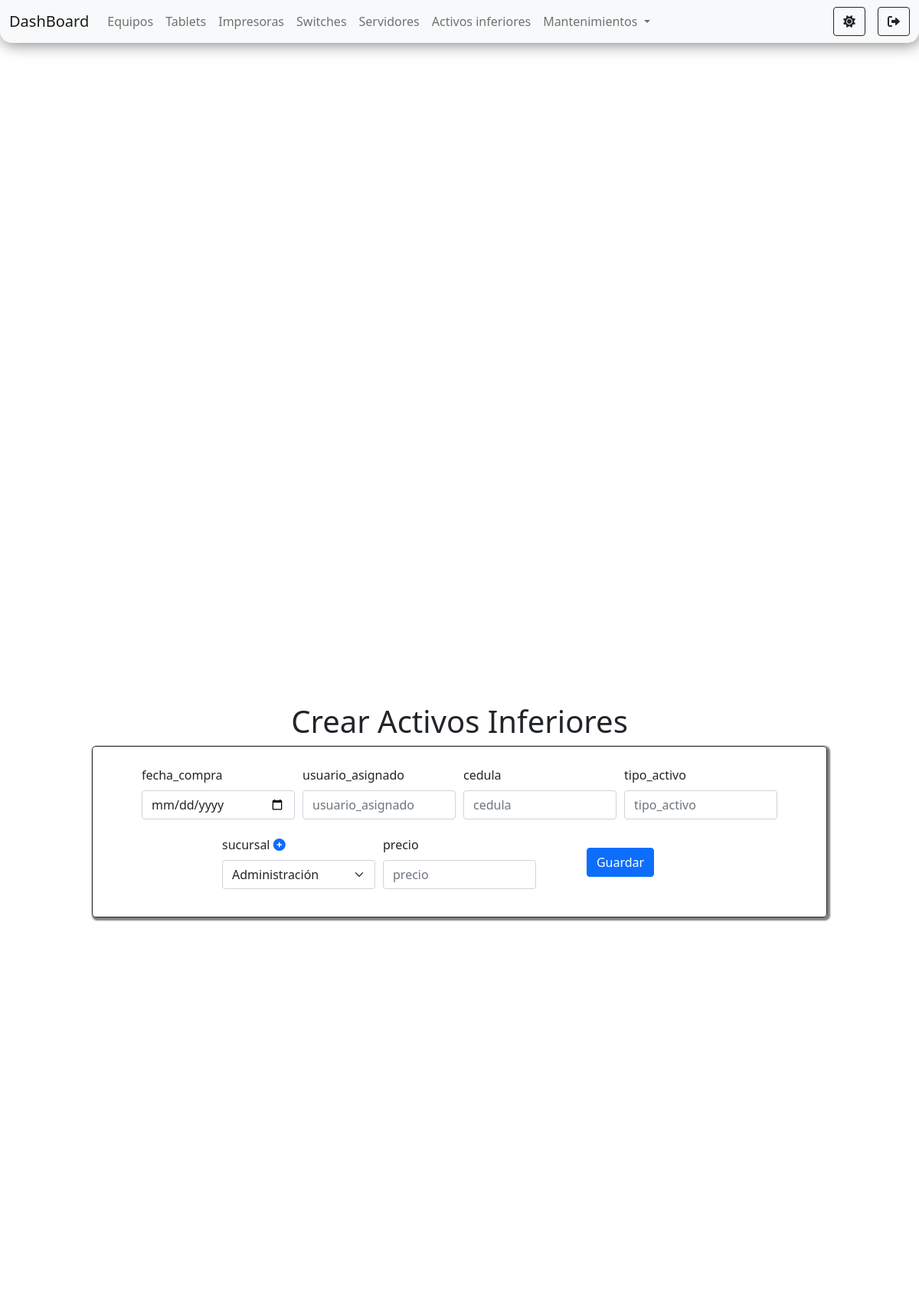
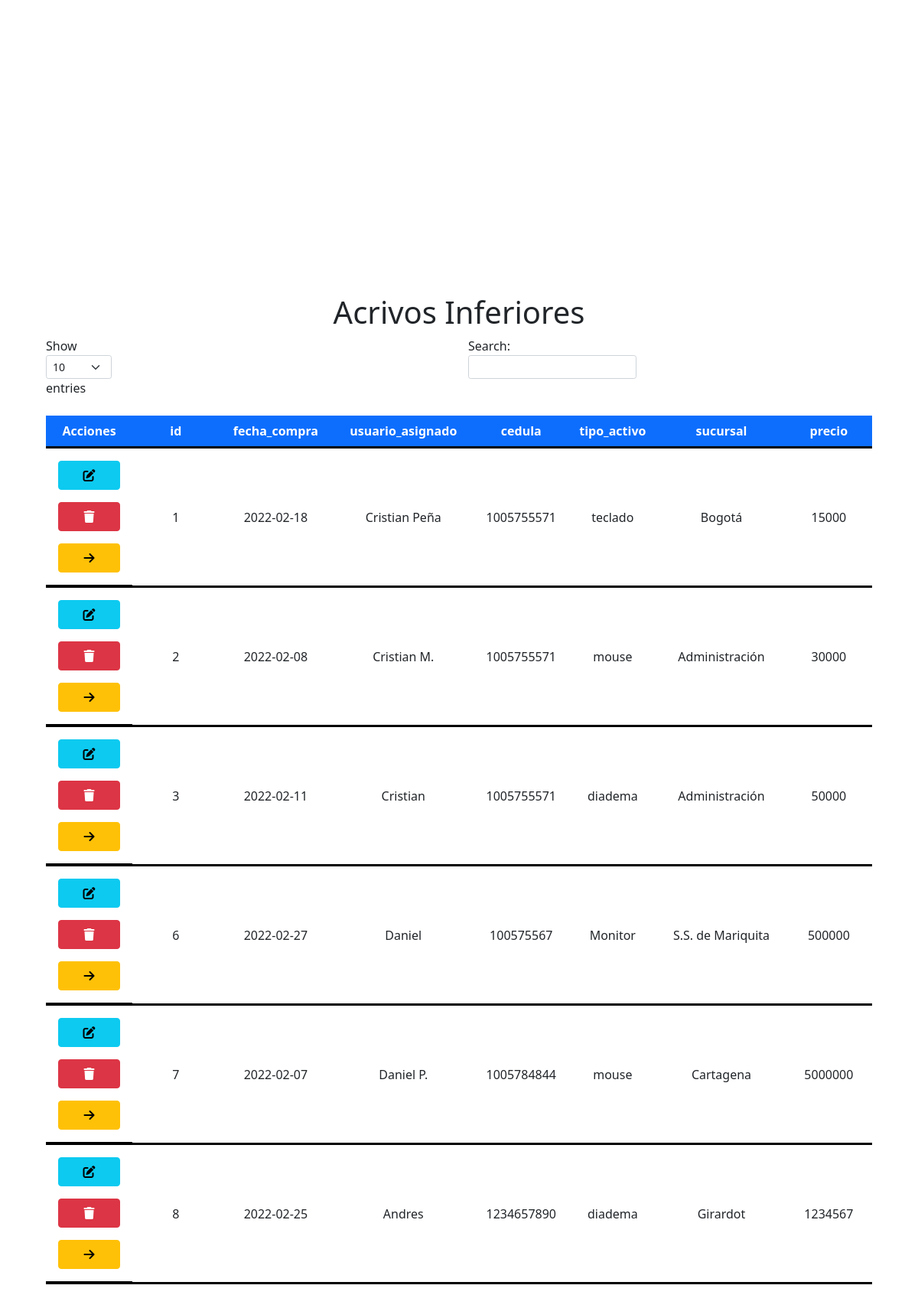
Screenshot of /pages/activos_inferiores/activos_inferiores.php (signed in, upper part) with the database file from the repository (2 pictures, top to bottom).
### tables this page shows
CREATE TABLE `activos_inferiores` (
  `id` int(11) NOT NULL,
  `fecha_compra` date DEFAULT NULL,
  `usuario_asignado` varchar(50) DEFAULT NULL,
  `cedula` int(15) DEFAULT NULL,
  `tipo_activo` varchar(50) DEFAULT NULL,
  `sucursal` varchar(50) DEFAULT 'select',
  `precio` int(15) DEFAULT NULL
);

### pages/activos_inferiores/activos_inferiores.php (the view, shortened to what this page needs)
<?php
require_once("../../connection/connection.php");
$estructuraTabla = "DESCRIBE activos_inferiores";
$resultEstructuraTabla = $connection->query($estructuraTabla);
$resultEstructuraTablaEditar = $connection->query($estructuraTabla);
$sql = "SELECT * FROM activos_inferiores";
$resultData = $connection->query($sql);
$arrayDatos = array();
?>
<!DOCTYPE html>
<html lang="es">
<head>
    <link href="https://cdn.jsdelivr.net/npm/bootstrap@5.1.2/dist/css/bootstrap.min.css" rel="stylesheet"
>
    <link href='https://unpkg.com/boxicons@2.0.9/css/boxicons.min.css' rel='stylesheet'>
    <link rel="stylesheet" href="../../styles/styles.css">
    <link rel="stylesheet" href="https://cdnjs.cloudflare.com/ajax/libs/font-awesome/6.0.0-beta2/css/all.min.css"
 />
</head>
<body id="body">
    <nav class="navbar navbar-expand-lg navbar-light bg-light" id="navbar">
        <div class="container-fluid">
            <a class="navbar-brand" href="../../components/router.php?page=dashboard">DashBoard</a>
            <div class="collapse navbar-collapse" id="navbarSupportedContent">
                <ul class="navbar-nav me-auto mb-2 mb-lg-0">
                    <li class="nav-item">
                        <a class="nav-link "
                            href="../../components/router.php?page=equipos">Equipos</a>
                    </li>
                    <li class="nav-item">
                        <a class="nav-link" href="../../components/router.php?page=tablets">Tablets</a>
                    </li>
                    <li class="nav-item">
                        <a class="nav-link" href="../../components/router.php?page=impresoras">Impresoras</a>
                    </li>
                    <li class="nav-item">
                        <a class="nav-link" href="../../components/router.php?page=switches">Switches</a>
                    </li>
                    <li class="nav-item">
                        <a class="nav-link" href="../../components/router.php?page=servidores">Servidores</a>
                    </li>
                    <li class="nav-item active" aria-current="page">
                        <a class="nav-link" href="../../components/router.php?page=activos_inferiores ">Activos inferiores</a>
                    </li>
                    <li class="nav-item dropdown">
                        <a class="nav-link dropdown-toggle" href="#" id="navbarScrollingDropdown" role="button"
                            data-bs-toggle="dropdown" aria-expanded="false">
                            Mantenimientos
                        </a>
                    </li>
                </ul>
                <div class="d-flex">
                    <button class="btn me-3 btn-outline-dark" id="btn-oscuro" onclick="onModoOscuro()"
                        title="Modo oscuro"><i class="fas fa-sun"></i></button>
                    <a href="../../components/router.php?page=logout" class="btn btn-outline-dark" id="btn-salir"
                        title="Salir"><i class="fas fa-sign-out-alt"></i></a>
                </div>
            </div>
        </div>
    </nav>
    <div class="crear" id="crear">
        <?php
        if(isset($_GET['accion'])){
        ?>
            <h1>Editar Activos Inferiores</h1>
            <form action="../../components/activos_inferiores/edit.php" method="post">
                <?php
                $id = $_GET['id'];
                while($rowEstructuraTabla = mysqli_fetch_array($resultEstructuraTabla)) {
                    if($rowEstructuraTabla['Default'] === 'select'){
                        $nombreTabla = $rowEstructuraTabla['Field'];
                        $sql = "SELECT * FROM ".$nombreTabla."";
                        $result= $connection->query($sql);
                        $sqldatoElegido = "SELECT ".$nombreTabla." FROM activos_inferiores where id=".$id."";
                        $resultDatoElegido = $connection->query($sqldatoElegido);
                        echo '
                            <div class="mb-3">
                            <label for="'. $rowEstructuraTabla['Field'].'" class="form-label">'. $rowEstructuraTabla['Field'].' <a
                                    href="../../components/addElements/addElements.php/?table='. $rowEstructuraTabla['Field'].'&accion=0"><i
                                        class="fas fa-plus-circle"></i></a></label>
                            <select name="'. $rowEstructuraTabla['Field'].'" id="'. $rowEstructuraTabla['Field'].'" class="form-select">';
                            while($rowDato = $resultDatoElegido  -> fetch_row()){
                                echo '<option value="'.$rowDato[0].'" selected>'.$rowDato[0].'</option>';
                            }
                            while($row = $result  -> fetch_assoc()){
                                echo '<option value="'.$row['nombre'].'">'.$row['nombre'].'</option>';
                            }
                            echo '</select>
                            </div>
                        ';
                    }elseif($rowEstructuraTabla['Default'] === NULL && $rowEstructuraTabla['Type'] == 'varchar(50)'){
                        $sql = "SELECT ".$rowEstructuraTabla['Field']." FROM activos_inferiores WHERE id='$id'";
                        $resultData = $connection->query($sql);
                        while($rowData = $resultData -> fetch_assoc()){
                            echo '
                                <div class="mb-3">
                                    <label for="'.$rowEstructuraTabla['Field'].'" class="form-label">'.$rowEstructuraTabla['Field'].'</label>
                                    <input required type="text" id="'.$rowEstructuraTabla['Field'].'" name="'.$rowEstructuraTabla['Field'].'" class="form-control" placeholder="'.$rowEstructuraTabla['Field'].'" value="'.$rowData[$rowEstructuraTabla['Field']].'" require>
                                </div>
                            ';
                        }
                    }elseif($rowEstructuraTabla['Default'] === NULL && $rowEstructuraTabla['Type'] == 'int(11)'){
                        $sql = "SELECT ".$rowEstructuraTabla['Field']." FROM activos_inferiores WHERE id='$id'";
                        $resultData = $connection->query($sql);
                        while($rowData = $resultData -> fetch_assoc()){
                            echo '
                                <div class="mb-3 d-none ">
                                    <label for="'.$rowEstructuraTabla['Field'].'" class="form-label">'.$rowEstructuraTabla['Field'].'</label>
                                    <input  type="number" name="'.$rowEstructuraTabla['Field'].'" id="'.$rowEstructuraTabla['Field'].'"
                                        placeholder="'.$rowEstructuraTabla['Field'].'" value="'.$rowData[$rowEstructuraTabla['Field']].'" class="form-control">
                                </div>
                            ';
                        }
                    }elseif($rowEstructuraTabla['Default'] === NULL && $rowEstructuraTabla['Type'] == 'int(15)'){
                        $sql = "SELECT ".$rowEstructuraTabla['Field']." FROM activos_inferiores WHERE id='$id'";
                        $resultData = $connection->query($sql);
                        while($rowData = $resultData -> fetch_assoc()){
                            echo '
                                <div class="mb-3">
                                    <label for="'.$rowEstructuraTabla['Field'].'" class="form-label">'.$rowEstructuraTabla['Field'].'</label>
                                    <input required  type="number" name="'.$rowEstructuraTabla['Field'].'" id="'.$rowEstructuraTabla['Field'].'"
                                        placeholder="'.$rowEstructuraTabla['Field'].'" value="'.$rowData[$rowEstructuraTabla['Field']].'" class="form-control">
                                </div>
                            ';
                        }
                    }elseif($rowEstructuraTabla['Type'] === 'date'){
                        $sql = "SELECT ".$rowEstructuraTabla['Field']." FROM activos_inferiores WHERE id='$id'";
                        $resultData = $connection->query($sql);
                        while($rowData = $resultData -> fetch_assoc()){
                            echo '
                                <div class="mb-3">
                                    <label for="'.$rowEstructuraTabla['Field'].'" class="form-label">'.$rowEstructuraTabla['Field'].'</label>
                                    <input required type="date" name="'.$rowEstructuraTabla['Field'].'" id="'.$rowEstructuraTabla['Field'].'" placeholder="'.$rowEstructuraTabla['Field'].'" value="'.$rowData[$rowEstructuraTabla['Field']].'"
                                        class="form-control">
                                </div>
                            ';
                        }
                    }
                }
                ?>
                <div class="mb-3 d-flex justify-content-center align-items-center">
                    <a class="btn btn-danger text-white" href="./activos_inferiores.php" onclick="change('error')">Cancelar</a>
                    <button class="btn btn-primary text-white" type="submit" onclick="change()">Guardar</button>
                </div>
            </form>
        <?php
        }else{
        ?>
            <h1>Crear Activos Inferiores</h1>
            <form action="../../components/activos_inferiores/saveForm.php" method="post">
                <?php
                while($rowEstructuraTabla = mysqli_fetch_array($resultEstructuraTabla)) {
                    if($rowEstructuraTabla['Default'] === 'select'){
                        $nombreTabla = $rowEstructuraTabla['Field'];
                        $sql = "SELECT * FROM ".$nombreTabla."";
                        $result= $connection->query($sql);
                        echo '
                            <div class="mb-3">
                            <label for="'. $rowEstructuraTabla['Field'].'" class="form-label">'. $rowEstructuraTabla['Field'].' <a
                                    href="../../components/addElements/addElements.php/?table='. $rowEstructuraTabla['Field'].'&accion=0"><i
                                        class="fas fa-plus-circle"></i></a></label>
                            <select name="'. $rowEstructuraTabla['Field'].'" id="'. $rowEstructuraTabla['Field'].'" class="form-select">';
                            while($row = $result  -> fetch_assoc()){
                                echo '<option value="'.$row['nombre'].'">'.$row['nombre'].'</option>';
                            }
                            echo '</select>
                            </div>
                        ';
                    }elseif($rowEstructuraTabla['Default'] === NULL && $rowEstructuraTabla['Type'] == 'varchar(50)'){
                        echo '
                            <div class="mb-3">
                                <label for="'.$rowEstructuraTabla['Field'].'" class="form-label">'.$rowEstructuraTabla['Field'].'</label>
                                <input required type="text" id="'.$rowEstructuraTabla['Field'].'" name="'.$rowEstructuraTabla['Field'].'" class="form-control" placeholder="'.$rowEstructuraTabla['Field'].'" require>
                            </div>
                        ';
                    }elseif($rowEstructuraTabla['Default'] === NULL && $rowEstructuraTabla['Type'] == 'int(11)'){
                        echo '
                            <div class="mb-3 d-none ">
                                <label for="'.$rowEstructuraTabla['Field'].'" class="form-label">'.$rowEstructuraTabla['Field'].'</label>
                                <input  type="number" name="'.$rowEstructuraTabla['Field'].'" id="'.$rowEstructuraTabla['Field'].'"
                                    placeholder="'.$rowEstructuraTabla['Field'].'" class="form-control">
                            </div>
                        ';
                    }elseif($rowEstructuraTabla['Default'] === NULL && $rowEstructuraTabla['Type'] == 'int(15)'){
                        echo '
                            <div class="mb-3">
                                <label for="'.$rowEstructuraTabla['Field'].'" class="form-label">'.$rowEstructuraTabla['Field'].'</label>
                                <input required  type="number" name="'.$rowEstructuraTabla['Field'].'" id="'.$rowEstructuraTabla['Field'].'"
                                    placeholder="'.$rowEstructuraTabla['Field'].'" class="form-control">
                            </div>
                        ';
                    }elseif($rowEstructuraTabla['Type'] === 'date'){
                        echo '
                            <div class="mb-3">
                                <label for="'.$rowEstructuraTabla['Field'].'" class="form-label">'.$rowEstructuraTabla['Field'].'</label>
                                <input required type="date" name="'.$rowEstructuraTabla['Field'].'" id="'.$rowEstructuraTabla['Field'].'" placeholder="'.$rowEstructuraTabla['Field'].'"
                                    class="form-control">
                            </div>
                        ';
                    }
                }
                ?>
                <div class="mb-3 d-flex justify-content-center align-items-center">
                    <button class="btn btn-primary text-white" type="submit" onclick="change()">Guardar</button>
                </div>
            </form>
        <?php
        }
        ?>
    </div>
    <div class="editar" id="editar">
        <div class="container-fluid d-flex flex-column align-items-center mt-3">
            <h1>Acrivos Inferiores</h1>
            <div class="tabla">
                <table id="equipos" class="table  text-center mt-4">
                    <thead>
                        <tr class="bg-primary text-white">
                            <th scope="col">Acciones</th>
                            <?php
                            while($rowEstructuraActivos = mysqli_fetch_array($resultEstructuraTablaEditar)) {
                                $arrayDatos[] = $rowEstructuraActivos['Field'];
                                echo '<th scope="col">'.$rowEstructuraActivos['Field']. '</th>';
                            };
                            $largoArrayDatos =  count($arrayDatos);
                            ?>
                        </tr>
                    </thead>
                    <tbody>
                        <?php
                        while($rowDatosTablaActivos = mysqli_fetch_array($resultData)) {
                            echo "
                                <tr id='tr".$rowDatosTablaActivos['id']."'>
                                    <td class='d-flex flex-column justify-content-beetwen'>
                                        <a href='./activos_inferiores.php?accion=editar&id=".$rowDatosTablaActivos['id']."' class='btn btn-info m-2' title='editar'><i
                                                class='fas fa-edit'></i></a>
                                        <a onclick='confirmar(`".$rowDatosTablaActivos['id']."`, `activos_inferiores`)' class='btn btn-danger m-2'
                                            title='eliminar'><i class='fas fa-trash'></i></a>
                                        <a onclick='select(`".$rowDatosTablaActivos['id']."`)' class='btn btn-warning m-2'
                                            title='seleccionar'><i class='fas fa-arrow-right'></i></a>
                                    </td>
                                ";
                                for ($i=0; $i < $largoArrayDatos; $i++) {
                                    echo "<td>".$rowDatosTablaActivos[$i]."</td>";
                                }
                        }
                        ?>
                    </tbody>
                </table>
            </div>
        </div>
    </div>
</body>
</html>

### rows the page displays
activos_inferiores: id "1", fecha_compra "2022-02-18", usuario_asignado "Cristian Peña", cedula "1005755571", tipo_activo "teclado", sucursal "Bogotá", precio "15000"
activos_inferiores: id "2", fecha_compra "2022-02-08", usuario_asignado "Cristian M.", cedula "1005755571", tipo_activo "mouse", sucursal "Administración", precio "30000"
activos_inferiores: id "3", fecha_compra "2022-02-11", usuario_asignado "Cristian", cedula "1005755571", tipo_activo "diadema", sucursal "Administración", precio "50000"
activos_inferiores: id "6", fecha_compra "2022-02-27", usuario_asignado "Daniel", cedula "100575567", tipo_activo "Monitor", sucursal "S.S. de Mariquita", precio "500000"
activos_inferiores: id "7", fecha_compra "2022-02-07", usuario_asignado "Daniel P.", cedula "1005784844", tipo_activo "mouse", sucursal "Cartagena", precio "5000000"
activos_inferiores: id "8", fecha_compra "2022-02-25", usuario_asignado "Andres", cedula "1234657890", tipo_activo "diadema", sucursal "Girardot", precio "1234567"

### other values shown
$rowEstructuraTabla['Field'] "fecha_compra"
$rowEstructuraTabla['Field'] "usuario_asignado"
$rowEstructuraTabla['Field'] "cedula"
$rowEstructuraTabla['Field'] "tipo_activo"
$rowEstructuraTabla['Field'] "sucursal"
$rowEstructuraTabla['Field'] "precio"
$rowEstructuraActivos['Field'] "id"
$rowEstructuraActivos['Field'] "fecha_compra"
$rowEstructuraActivos['Field'] "usuario_asignado"
$rowEstructuraActivos['Field'] "cedula"
$rowEstructuraActivos['Field'] "tipo_activo"
$rowEstructuraActivos['Field'] "sucursal"
$rowEstructuraActivos['Field'] "precio"
form field sucursal "Administración"
